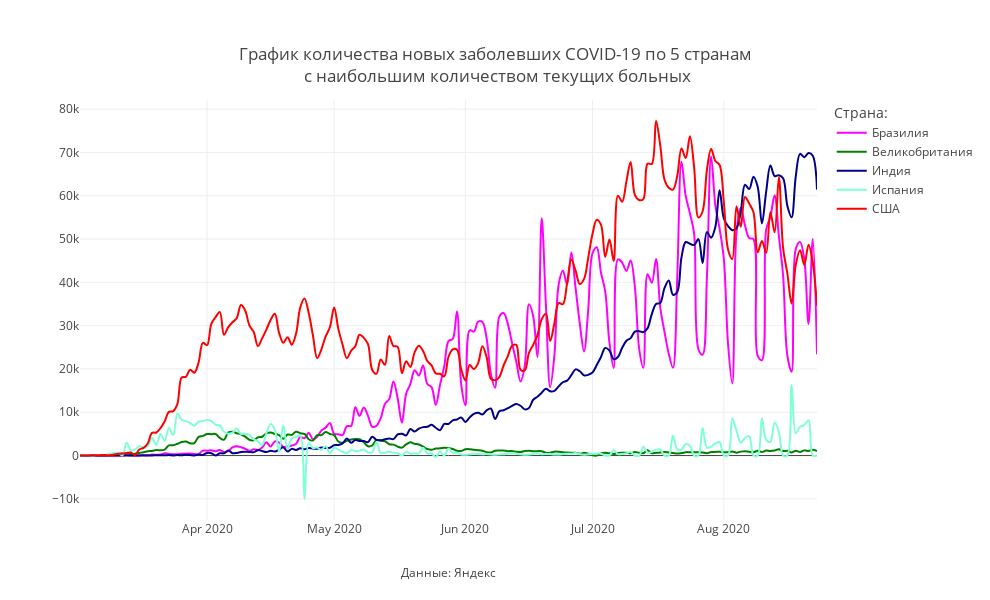

Notebook source saved alongside this figure:
### Code cell
mask = (X.Date>datetime.date(2020,3,1))&(X.Country.isin(country_towatch))
#mask = (X.Region.isin(regions_towatch))

fig = px.line(X[mask], y="Day_confirmed", x="Date",
                             color="Country", line_group="Country",
              line_shape="spline", render_mode="notebook",labels={'Country':'Страна:'},
              color_discrete_map={
                "США": "red",
                "Бразилия": "magenta",
                "Россия": "goldenrod",
                "Индия": "darkblue",
                "Великобритания": "green",
                 'Испания': 'aquamarine'},
             title="График количества новых заболевших COVID-19 по 5 странам<br> с наибольшим количеством текущих больных")

fig.update_layout(
    annotations=[
            dict(
            x=0.5,
            y=-0.15,
            showarrow=False,
            text="Данные: Яндекс",
            xref="paper",
            yref="paper")],
           
                  title_x = 0.5,
                  title_y= 0.9,
                  title_xanchor = "center",
                  title_yanchor = "bottom", 
                  
                  width = 990, height = 600,template = 'gridon',
    
    
                  xaxis_title='',yaxis_title = ''
)


fig.show()

### Figure 1 — Plotly figure (JSON) as saved in the notebook; plotly's stock layout.template omitted (floating-point values rounded to 4 significant figures; data arrays with more than 128 entries replaced by an {"elided": "..."} marker saying what was removed)
{"data": [{"hovertemplate": "Страна:=Бразилия<br>Date=%{x}<br>Day_confirmed=%{y}<extra></extra>", "legendgroup": "Бразилия", "line": {"color": "magenta", "dash": "solid", "shape": "spline"}, "mode": "lines", "name": "Бразилия", "orientation": "v", "showlegend": true, "type": "scatter", "x": {"elided": "175 str values"}, "xaxis": "x", "y": {"elided": "175 int values"}, "yaxis": "y"}, {"hovertemplate": "Страна:=Великобритания<br>Date=%{x}<br>Day_confirmed=%{y}<extra></extra>", "legendgroup": "Великобритания", "line": {"color": "green", "dash": "solid", "shape": "spline"}, "mode": "lines", "name": "Великобритания", "orientation": "v", "showlegend": true, "type": "scatter", "x": {"elided": "175 str values"}, "xaxis": "x", "y": {"elided": "175 int values"}, "yaxis": "y"}, {"hovertemplate": "Страна:=Индия<br>Date=%{x}<br>Day_confirmed=%{y}<extra></extra>", "legendgroup": "Индия", "line": {"color": "darkblue", "dash": "solid", "shape": "spline"}, "mode": "lines", "name": "Индия", "orientation": "v", "showlegend": true, "type": "scatter", "x": {"elided": "175 str values"}, "xaxis": "x", "y": {"elided": "175 int values"}, "yaxis": "y"}, {"hovertemplate": "Страна:=Испания<br>Date=%{x}<br>Day_confirmed=%{y}<extra></extra>", "legendgroup": "Испания", "line": {"color": "aquamarine", "dash": "solid", "shape": "spline"}, "mode": "lines", "name": "Испания", "orientation": "v", "showlegend": true, "type": "scatter", "x": {"elided": "175 str values"}, "xaxis": "x", "y": {"elided": "175 int values"}, "yaxis": "y"}, {"hovertemplate": "Страна:=США<br>Date=%{x}<br>Day_confirmed=%{y}<extra></extra>", "legendgroup": "США", "line": {"color": "red", "dash": "solid", "shape": "spline"}, "mode": "lines", "name": "США", "orientation": "v", "showlegend": true, "type": "scatter", "x": {"elided": "175 str values"}, "xaxis": "x", "y": {"elided": "175 int values"}, "yaxis": "y"}], "layout": {"annotations": [{"showarrow": false, "text": "Данные: Яндекс", "x": 0.5, "xref": "paper", "y": -0.15, "yref": "paper"}], "height": 600, "legend": {"title": {"text": "Страна:"}, "tracegroupgap": 0}, "title": {"text": "График количества новых заболевших COVID-19 по 5 странам<br> с наибольшим количеством текущих больных", "x": 0.5, "xanchor": "center", "y": 0.9, "yanchor": "bottom"}, "width": 990, "xaxis": {"anchor": "y", "domain": [0, 1], "title": {"text": ""}}, "yaxis": {"anchor": "x", "domain": [0, 1], "title": {"text": ""}}}}
